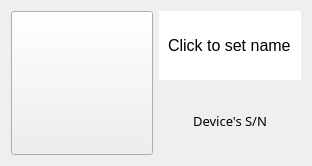
<?xml version="1.0" encoding="UTF-8"?>
<ui version="4.0">
 <class>QDevice</class>
 <widget class="QWidget" name="QDevice">
  <property name="geometry">
   <rect>
    <x>0</x>
    <y>0</y>
    <width>312</width>
    <height>166</height>
   </rect>
  </property>
  <property name="sizePolicy">
   <sizepolicy hsizetype="Preferred" vsizetype="Maximum">
    <horstretch>0</horstretch>
    <verstretch>0</verstretch>
   </sizepolicy>
  </property>
  <property name="maximumSize">
   <size>
    <width>16777215</width>
    <height>166</height>
   </size>
  </property>
  <property name="windowTitle">
   <string>Form</string>
  </property>
  <property name="styleSheet">
   <string notr="true">QWidget: {background-color: rgba(0,0,0,60); }
QWidget QLabel:
{
background-color: rgba(0,0,0,0);
 color:red;
}
 background-color: rgba(0,0,0,0)</string>
  </property>
  <layout class="QHBoxLayout" name="horizontalLayout_2">
   <item>
    <layout class="QHBoxLayout" name="horizontalLayout">
     <property name="sizeConstraint">
      <enum>QLayout::SetDefaultConstraint</enum>
     </property>
     <item>
      <widget class="QPushButton" name="fr_cube">
       <property name="sizePolicy">
        <sizepolicy hsizetype="Expanding" vsizetype="Preferred">
         <horstretch>0</horstretch>
         <verstretch>0</verstretch>
        </sizepolicy>
       </property>
       <property name="styleSheet">
        <string notr="true"/>
       </property>
       <property name="text">
        <string/>
       </property>
      </widget>
     </item>
     <item>
      <layout class="QVBoxLayout" name="verticalLayout">
       <item>
        <widget class="ConsciousLineEdit" name="le_name">
         <property name="sizePolicy">
          <sizepolicy hsizetype="Expanding" vsizetype="Preferred">
           <horstretch>0</horstretch>
           <verstretch>0</verstretch>
          </sizepolicy>
         </property>
         <property name="font">
          <font>
           <family>Yu Gothic UI</family>
           <pointsize>12</pointsize>
          </font>
         </property>
         <property name="styleSheet">
          <string notr="true">border: 0px black solid</string>
         </property>
         <property name="text">
          <string>Click to set name</string>
         </property>
         <property name="maxLength">
          <number>20</number>
         </property>
         <property name="alignment">
          <set>Qt::AlignCenter</set>
         </property>
        </widget>
       </item>
       <item>
        <widget class="QLabel" name="lbl_sn">
         <property name="font">
          <font>
           <family>Yu Gothic UI Light</family>
           <pointsize>10</pointsize>
          </font>
         </property>
         <property name="text">
          <string>Device's S/N</string>
         </property>
         <property name="alignment">
          <set>Qt::AlignCenter</set>
         </property>
        </widget>
       </item>
      </layout>
     </item>
    </layout>
   </item>
  </layout>
 </widget>
 <customwidgets>
  <customwidget>
   <class>ConsciousLineEdit</class>
   <extends>QLineEdit</extends>
   <header>ui.Device</header>
   <container>1</container>
  </customwidget>
 </customwidgets>
 <resources>
  <include location="rsc.qrc"/>
 </resources>
 <connections/>
</ui>
